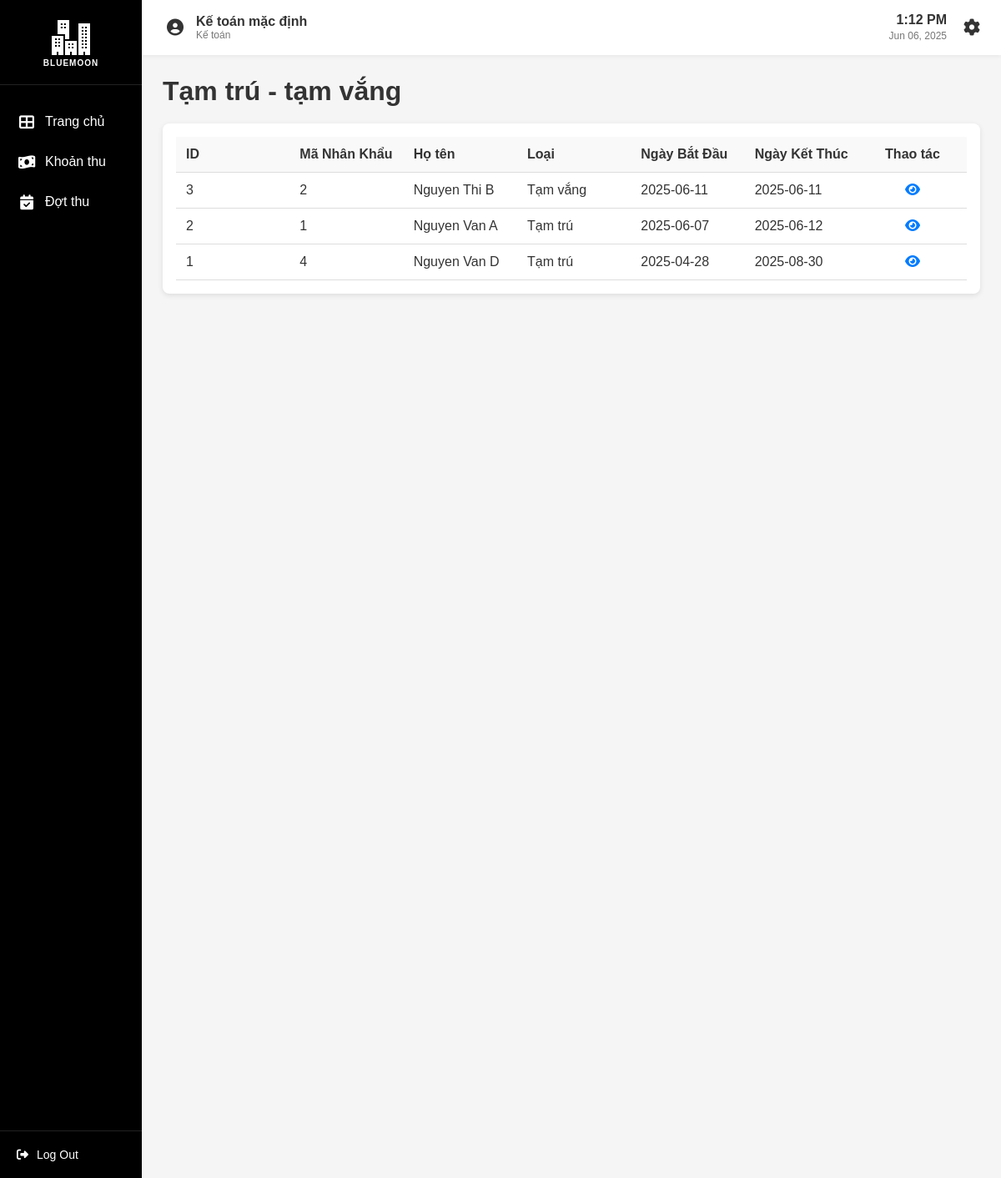
The app's page /tamtrutamvang (signed in) with its own data.
### app/model.py (models this page shows, shortened)
class TaiKhoan(db.Model, UserMixin):
    __tablename__ = 'taikhoan'
    id = db.Column(db.Integer, primary_key=True)
    username = db.Column(db.String(50), unique=True, nullable=False)
    password = db.Column(db.String(100), nullable=False)
    vaiTro = db.Column(db.String(50))
    hoTen = db.Column(db.String(100))
    nopphis = db.relationship('NopPhi', backref='taikhoan', lazy=True)

class TamTruTamVang(db.Model):
    __tablename__ = 'tamtrutamvang'
    id = db.Column(db.Integer, primary_key=True)
    loai = db.Column(db.String(50))  # "Tạm trú" or "Tạm vắng"
    ngayBatDau = db.Column(db.Date)
    ngayKetThuc = db.Column(db.Date)
    lyDo = db.Column(db.String(1000))
    maNhanKhau = db.Column(db.Integer, db.ForeignKey('nhankhau.maNhanKhau'))

class NhanKhau(db.Model):
    __tablename__ = 'nhankhau'
    maNhanKhau = db.Column(db.Integer, primary_key=True)
    hoTen = db.Column(db.String(100), nullable=False)
    ngaySinh = db.Column(db.Date)
    gioiTinh = db.Column(db.String(10))
    quocTich = db.Column(db.String(100))
    noiSinh = db.Column(db.String(100))
    cmnd = db.Column(db.String(25))
    qhVoiChuHo = db.Column(db.String(50))
    trangThai = db.Column(db.String(50))        # 'Thường trú', 'Tạm trú', 'Tạm vắng'
    maHoKhau = db.Column(db.Integer, db.ForeignKey('hokhau.maHoKhau'))
    lichsuhokhau = db.relationship('LichSuHoKhau', backref='nhankhau', lazy=True)
    tamtrutamvang = db.relationship('TamTruTamVang', backref='nhankhau', lazy=True)

### app/routes/hokhau_routes.py (the view)
@hk.route('/tamtrutamvang', methods=['GET'])
@login_required
def tamtrutamvang():
    tamtrutamvangs = TamTruTamVangService.get_all_tamtrutamvang_with_nhankhau()
    hokhaus = HoKhauService.get_all_hokhaus()
    nhankhaus = NhanKhauService.get_all_nhankhau()
    return render_template('tamtrutamvang.html', tamtrutamvangs=tamtrutamvangs, nhankhaus=nhankhaus, hokhaus=hokhaus)

### app/services/hokhau_service.py (called while the page is built)
    @staticmethod
    def get_all_hokhaus():
        return HoKhau.query.all()

    @staticmethod
    def get_all_nhankhau():
        return NhanKhau.query.all()

    @staticmethod
    def get_all_tamtrutamvang_with_nhankhau():
        return db.session.query(
            TamTruTamVang.id,
            TamTruTamVang.loai,
            TamTruTamVang.maNhanKhau,
            TamTruTamVang.ngayBatDau,
            TamTruTamVang.ngayKetThuc,
            TamTruTamVang.lyDo,
            NhanKhau.hoTen,
            NhanKhau.qhVoiChuHo,
            NhanKhau.maHoKhau,
            NhanKhau.ngaySinh,
            NhanKhau.gioiTinh,
            NhanKhau.quocTich,
            NhanKhau.noiSinh,
            NhanKhau.cmnd
        ).join(NhanKhau, TamTruTamVang.maNhanKhau == NhanKhau.maNhanKhau).all()

### app/templates/tamtrutamvang.html (shortened to what this page needs)
{% extends "base.html" %}
{% block extra_css %}
<link rel="stylesheet" href="/static/css/home.css">
<link rel="stylesheet" href="/static/css/hokhau.css">
{% endblock %}
{% block content %}
<h1>Tạm trú - tạm vắng</h1>
<div class="container">
    <div class="card">
        <table class="account-table">
            <thead>
                <tr>
                    <th>ID</th>
                    <th>Mã Nhân Khẩu</th>
                    <th>Họ tên</th>
                    <th>Loại</th>
                    <th>Ngày Bắt Đầu</th>
                    <th>Ngày Kết Thúc</th>
                    <th class="action-column">Thao tác</th>
                </tr>
            </thead>
            <tbody>
                {% for tttv in tamtrutamvangs|reverse %}
                <tr>
                    <td>{{ tttv.id }}</td>
                    <td>{{ tttv.maNhanKhau }}</td>
                    <td>{{ tttv.hoTen }}</td>
                    <td>{{ tttv.loai }}</td>
                    <td>{{ tttv.ngayBatDau }}</td>
                    <td>{{ tttv.ngayKetThuc }}</td>
                    <td class="action-column">
                        <button class="action-button" onclick="viewTTTV({{ tttv.id }})">
                            <i class="fas fa-eye action-icon"></i>
                        </button>
                    </td>
                </tr>
                {% endfor %}
            </tbody>
        </table>
    </div>
</div>
{% endblock %}

### app/templates/base.html (shortened to what this page needs)
<!DOCTYPE html>
<html lang="en">
<head>
    <link rel="stylesheet" href="/static/css/base.css">
    <link rel="stylesheet" href="https://cdnjs.cloudflare.com/ajax/libs/font-awesome/6.4.0/css/all.min.css">
    {% block extra_css %}{% endblock %}
</head>
<body>
    <div class="container">
        <div class="sidebar">
            <div class="logo">
                <img src="/static/images/apartment_white.png" alt="BlueMoon">
                <div class="logo-text"><span class="library-text">BLUEMOON</span></div>
            </div>
            <nav class="sidebar-menu">
                <ul>
                    <li>
                        <a href="{{ url_for('auth.home') }}" class="menu-item {% if request.endpoint == 'auth.home' %}active{% endif %}">
                            <i class="fas fa-th-large"></i>
                            <span>Trang chủ</span>
                        </a>
                    </li>
                    {% if current_user.vaiTro == 'admin' %}
                        <li>
                            <a href="{{ url_for('user.taikhoan') }}" class="menu-item {% if request.endpoint == 'user.taikhoan' %}active{% endif %}">
                                <i class="fas fa-user"></i>
                                <span>Tài khoản</span>
                            </a>
                        </li>
                        <li>
                            <a href="{{ url_for('hk.hokhau') }}" class="menu-item {% if request.endpoint == 'hk.hokhau' %}active{% endif %}">
                                <i class="fas fa-house"></i>
                                <span>Hộ khẩu</span>
                            </a>
                        </li>
                        <li>
                            <a href="{{ url_for('hk.tamtrutamvang') }}" class="menu-item {% if request.endpoint == 'hk.tamtrutamvang' %}active{% endif %}">
                                <i class="fas fa-user-clock"></i>
                                <span>Tạm trú/vắng</span>
                            </a>
                        </li>
                        <li>
                            <a href="{{ url_for('hk.lichsuhokhau') }}" class="menu-item {% if request.endpoint == 'hk.lichsuhokhau' %}active{% endif %}">
                                <i class="fas fa-history"></i>
                                <span>Lịch sử</span>
                            </a>
                        </li>
                    {% elif current_user.vaiTro == 'Kế toán' %}
                        <li>
                            <a href="{{ url_for('tp.khoanthu') }}" class="menu-item {% if request.endpoint == 'tp.khoanthu' %}active{% endif %}">
                                <i class="fas fa-money-bill-wave"></i>
                                <span>Khoản thu</span>
                            </a>
                        </li>
                        <li>
                            <a href="{{ url_for('tp.dotthu') }}" class="menu-item {% if request.endpoint == 'tp.khoanthu' %}active{% endif %}">
                                <i class="fas fa-calendar-check"></i>
                                <span>Đợt thu</span>
                            </a>
                        </li>
                    {% endif %}
                </ul>
            </nav>
            <div class="sidebar-footer">
                <a href="{{ url_for('auth.logout') }}" class="logout-btn">
                    <i class="fas fa-sign-out-alt"></i>
                    <span>Log Out</span>
                </a>
            </div>
        </div>
        <div class="main-content">
            <header class="top-header">
                <div class="user-info">
                    <div class="user-avatar">
                        <i class="fas fa-user-circle"></i>
                    </div>
                    <div class="user-details">
                        <div class="user-name">{{ current_user.hoTen if current_user else 'KháchKhách' }}</div>
                        <div class="user-role">{{ current_user.vaiTro if current_user else '' }}</div>
                    </div>
                </div>
                <div class="header-right">
                    <div class="datetime">
                        <span class="time">{{ current_time }}</span>
                        <span class="date">{{ current_date }}</span>
                    </div>
                    <div class="settings">
                        <a href="#">
                            <i class="fas fa-cog"></i>
                        </a>
                    </div>
                </div>
            </header>
            <div class="content">
                {% block content %}{% endblock %}
            </div>
        </div>
    </div>
</body>
</html>

### app/static/css/base.css (style rules this page uses)
* { margin: 0; padding: 0; box-sizing: border-box; font-family: 'Arial', sans-serif; }
body { background-color: #f5f5f5; color: #333; }
.container { display: flex; height: 100vh; width: 100%; }
.sidebar { width: 170px; height: 100vh; background-color: #000; color: white; display: flex; flex-direction: column; position: fixed; left: 0; top: 0; }
.logo { padding: 20px 15px; border-bottom: 1px solid #222; display: flex; flex-direction: column; align-items: center; text-align: center; }
.logo img { width: 50px; margin-bottom: 5px; }
.logo-text { font-size: 18px; font-weight: bold; color: white; display: block; }
.library-text { font-size: 10px; display: block; margin-top: -5px; text-transform: uppercase; letter-spacing: 1px; }
.sidebar-menu { flex-grow: 1; padding-top: 20px; }
.sidebar-menu ul { list-style: none; }
.menu-item { display: flex; align-items: center; padding: 15px 20px; color: white; text-decoration: none; transition: all 0.3s; }
.menu-item i { margin-right: 10px; font-size: 18px; width: 24px; text-align: center; }
.sidebar-footer { padding: 20px; border-top: 1px solid #222; }
.logout-btn { display: flex; align-items: center; color: white; text-decoration: none; font-size: 14px; }
.logout-btn i { margin-right: 10px; }
.main-content { flex-grow: 1; margin-left: 170px; width: calc(100% - 170px); overflow-y: auto; }
.top-header { background-color: #fff; padding: 15px 25px; display: flex; justify-content: space-between; align-items: center; box-shadow: 0 2px 5px rgba(0,0,0,0.05); }
.user-info { display: flex; align-items: center; }
.user-avatar { width: 30px; height: 30px; border-radius: 50%; margin-right: 10px; display: flex; align-items: center; justify-content: center; color: #333; font-size: 20px; }
.user-details { display: flex; flex-direction: column; }
.user-name { font-weight: bold; font-size: 16px; }
.user-role { font-size: 12px; color: #777; }
.header-right { display: flex; align-items: center; }
.datetime { margin-right: 20px; text-align: right; }
.time { font-weight: bold; font-size: 16px; display: block; }
.date { font-size: 12px; color: #777; }
.settings i { font-size: 20px; color: #333; }
.content { padding: 25px; }

### app/static/css/home.css (style rules this page uses)
.card { background-color: #ffffff; padding: 20px; border-radius: 12px; box-shadow: 0 4px 8px rgba(0,0,0,0.1); }

### app/static/css/hokhau.css (style rules this page uses)
.card { width: 100%; background-color: #fff; padding: 16px; border-radius: 8px; box-shadow: 0 2px 6px rgba(0,0,0,0.1); margin-top: 20px; }
.account-table { width: 100%; border-collapse: collapse; table-layout: fixed; }
.account-table th, .account-table td { padding: 12px; border-bottom: 1px solid #ddd; text-align: left; white-space: nowrap; overflow: hidden; text-overflow: ellipsis; }
.account-table th { background-color: #f9f9f9; font-weight: 600; }
.account-table th.action-column, .account-table td.action-column { width: 130px; text-align: center; }
.action-column { text-align: center; width: 80px; gap: 4px; }
.action-button { background: none; border: none; cursor: pointer; font-size: 16px; color: #007bff; }
.container { display: flex; flex-direction: column; height: 100vh; width: 100%; }

### records on screen
TaiKhoan: hoTen "Kế toán mặc định", vaiTro "Kế toán"
TamTruTamVang: id "3", maNhanKhau "2", hoTen "Nguyen Thi B", loai "Tạm vắng", ngayBatDau "2025-06-11", ngayKetThuc "2025-06-11"
TamTruTamVang: id "2", maNhanKhau "1", hoTen "Nguyen Van A", loai "Tạm trú", ngayBatDau "2025-06-07", ngayKetThuc "2025-06-12"
TamTruTamVang: id "1", maNhanKhau "4", hoTen "Nguyen Van D", loai "Tạm trú", ngayBatDau "2025-04-28", ngayKetThuc "2025-08-30"
